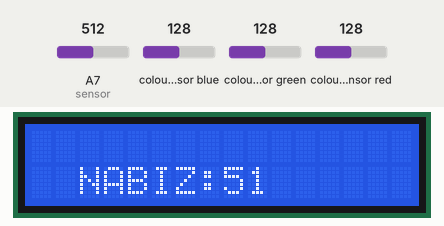
Simulated run of this sketch. Board: Arduino Nano, built with avr-gcc and run on an emulated ATmega328P. On the bench: 16×2 character LCD. Wiring (inferred from the names in the program): TCS3200 colour sensor: output pin 8; S2 pin 7; S3 pin 6; S1 pin 13. Inputs (shaded band) come from the test bench; at power-on: colour sensor green 128, A7 (sensor) = 512, colour sensor blue 128, colour sensor red 128. What the sketch prints to the serial monitor is not drawn.

Above: at 3.2 s.
3.3 s: colour sensor green set to 5
At 4.6 s:
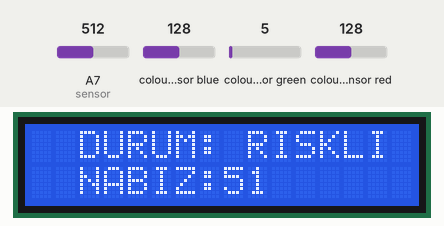
6.3 s: A7 (sensor) set to 716
At 9.2 s:
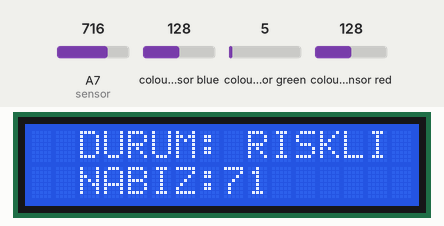
9.3 s: A7 (sensor) set to 992
At 12.1 s:
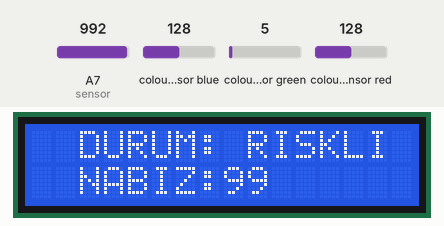
12.3 s: A7 (sensor) set to 30
At 14.5 s:
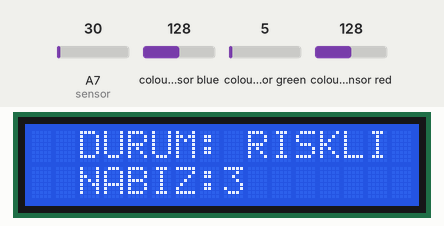
15.3 s: colour sensor blue set to 5
17.4 s: colour sensor blue set to 64
Timing chart, 0 to 20.4 s (numbered marks = the images above; inputs shaded):
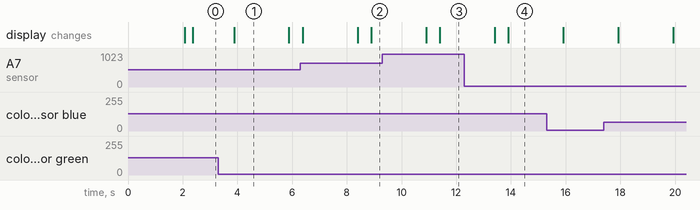

Measured:
- after the input at 3.3 s, the display: changes after 0.58 s (image 1)
- after the input at 6.3 s, the display: first differs from a run without the input after 2.1 s (image 2 shows a later state)
- after the input at 9.3 s, the display: first changes after 1.6 s (image 3 shows a later state)
- after the input at 12.3 s, the display: first changes after 1.1 s (image 4 shows a later state)
- what the display in image 1 shows lasts 2.0 s, from 3.9 s to 5.9 s

The sketch:

Nabiz_ve_Morluk.ino
```cpp
#include <Wire.h>
#include <LiquidCrystal.h>
LiquidCrystal lcd(12, 11, 5, 4, 3, 2);

//#define S0 A6
//#define S1 A5
//#define S2 8
//#define S3 9
//#define sensorOut 7
#define S0 5
#define S1 13
#define S2 7
#define S3 6
#define sensorOut 8

int frequency = 0;
const int sensor = A7;
int periyot=20;
double alfa=0.75;
double yenileme=0.0;

int red=0;
int green=0;
int blue=0;

void setup() {
  pinMode(S0, OUTPUT);
  pinMode(S1, OUTPUT);
  pinMode(S2, OUTPUT);
  pinMode(S3, OUTPUT);
  pinMode(sensorOut, INPUT);
  pinMode(sensor,INPUT);

  // Setting frequency-scaling to 20%
  digitalWrite(S0,HIGH);
  digitalWrite(S1,LOW);

  Serial.begin(9600);
  lcd.begin(16, 2);
  lcd.setCursor(2,0);
  lcd.print("MORLUK ANALIZ");
  lcd.setCursor(2,1);
  lcd.print("NABIZ OLCER");
  delay(2000);
  lcd.clear();
}
void loop() {
  sensor1();
  durum();
  nabiz();


}

void sensor1()
{
   // Setting red filtered photodiodes to be read
  digitalWrite(S2,LOW);
  digitalWrite(S3,LOW);
  // Reading the output frequency
  red = pulseIn(sensorOut, LOW);
  // Printing the value on the serial monitor
  Serial.print("R= ");//printing name
  Serial.print(red);//printing RED color frequency
  Serial.print("  ");
  delay(100);
  // Setting Green filtered photodiodes to be read
  digitalWrite(S2,HIGH);
  digitalWrite(S3,HIGH);
  // Reading the output frequency
  green = pulseIn(sensorOut, LOW);
  // Printing the value on the serial monitor
  Serial.print("G= ");//printing name
  Serial.print(green);//printing RED color frequency
  Serial.print("  ");
  delay(100);
  // Setting Blue filtered photodiodes to be read
  digitalWrite(S2,LOW);
  digitalWrite(S3,HIGH);
  // Reading the output frequency
  blue = pulseIn(sensorOut, LOW);
  // Printing the value on the serial monitor
  Serial.print("B= ");//printing name
  Serial.print(blue);//printing RED color frequency
  Serial.println("  ");
  delay(100);
}

void durum()
{

  //     NORMAL  //
  //red 12
  //green 15
  //blue 25
  if((red<30)&&(green<180)&&(blue<180))
  {
    Serial.println("DURUM: NORMAL");
    lcd.setCursor(2,0);
    lcd.print("DURUM: NORMAL");
    delay(2000);
    lcd.clear();
  }

  // ORTA DERECE //

  //red 70
  //green37
  //blue49

   if((red>70)&&(green<180)&&(blue<180))
  {
    Serial.println("DURUM: ORTA");
    lcd.setCursor(2,0);
    lcd.print("DURUM: ORTA");
    delay(2000);
    lcd.clear();
  }

  //red 60
  //green 93
  //blue 45
  //  RİSKLİ //

   if((red<180)&&(green>80)&&(blue<180))
  {
    Serial.println("DURUM: RISKLI");
    lcd.setCursor(2,0);
    lcd.print("DURUM: RISKLI");
    delay(2000);
    lcd.clear();
  }
}

void nabiz()
{
  static double oncekideger=0;
  static double oncekiyenileme=0;

int ritim=analogRead(sensor);

double deger=alfa*oncekideger+(0-alfa)*ritim;
yenileme=deger-oncekideger;
lcd.setCursor(2,1);
lcd.print("NABIZ:  ");
lcd.setCursor(8,1);
lcd.print(ritim/10);
Serial.println(ritim/10);
oncekideger=deger;
oncekiyenileme=yenileme;
delay(periyot*10);
}
```
